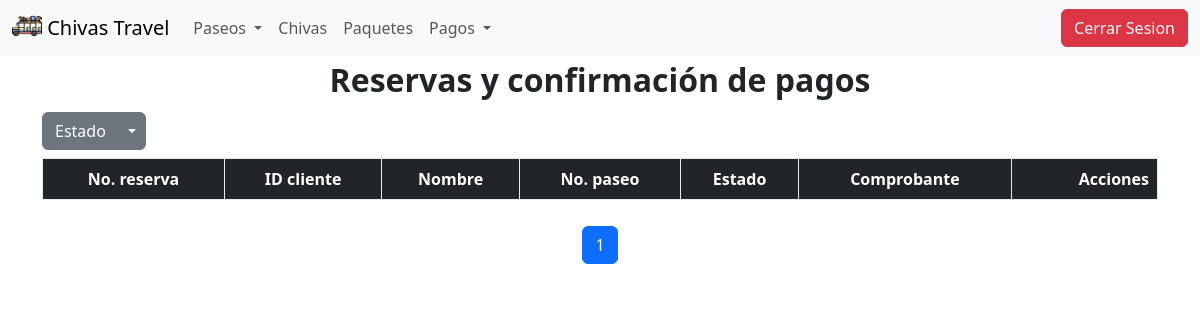
The app's page /paseos/pagosAdmin/, older data.
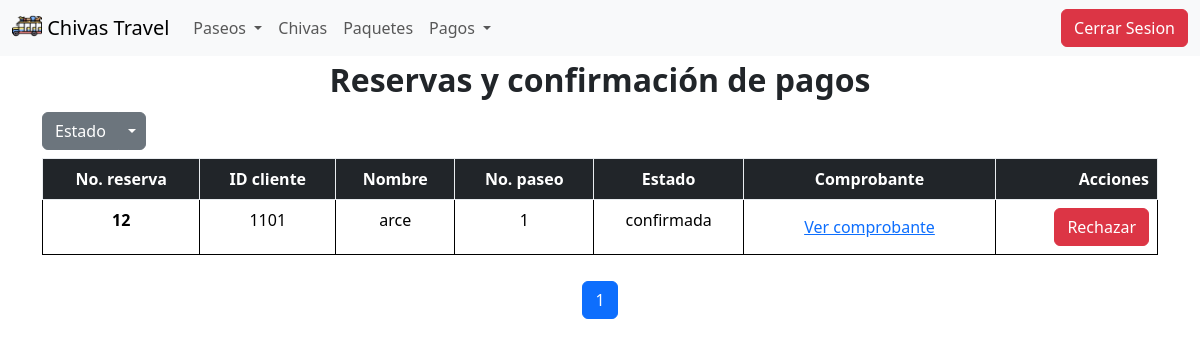
The same page, newer data.
### paseos/models.py (models this page shows)
class Reserva(models.Model):
    paseo = models.ForeignKey(Paseo, on_delete=models.CASCADE)
    estado = models.CharField(max_length=100)
    fechaCreacion = models.DateField()
    valor = models.IntegerField()
    paquete = models.ForeignKey(Paquete, on_delete=models.CASCADE)
    comprobantePago = models.CharField(max_length=200000, default='none')
    persona = models.ForeignKey(Cliente, on_delete=models.CASCADE)

class Cliente(models.Model):
    nombre = models.CharField(max_length=100)
    id = models.IntegerField(primary_key=True)
    celular = models.IntegerField()
    correo = models.EmailField()
    edad = models.IntegerField()
    cuentaBancaria = models.ForeignKey(CuentaBancaria, on_delete=models.CASCADE)

class Paseo(models.Model):
    imagen = models.CharField(max_length=500000, default='default_value')
    origen = models.CharField(max_length=100)
    destino = models.CharField(max_length=100)
    descripcion = models.CharField(max_length=300)
    fecha = models.DateField()
    hora = models.TimeField()
    chiva = models.ForeignKey(Chiva, on_delete=models.CASCADE)
    esquemaCobro = models.ForeignKey(EsquemaCobro, on_delete=models.CASCADE)
    disponibilidad = models.IntegerField()

### paseos/views.py (the view, shortened to what this page needs)
# urls.py: path('pagosAdmin/', views.pagosAdmin, name='pagosAdmin' ),
def pagosAdmin(request):
    pendientes = Reserva.objects.filter(estado="pendientePago")
    confirmadas = Reserva.objects.filter(estado="confirmada")
    lista = request.GET.get('lista', 'confirmadas')
    if lista == 'pendientes':
        listaReservas = pendientes
    else:
        listaReservas = confirmadas
    paginator = Paginator(listaReservas, 10)
    pageNumber = request.GET.get('page')
    objsReserva = paginator.get_page(pageNumber)
    return render(request, 'pagosAdmin.html', {'listaReservas' : objsReserva,
                                               'lista' : lista})

### paseos/templates/pagosAdmin.html (shortened to what this page needs)
<!DOCTYPE html>
<html lang="en">
<head>
    {% load static %}
    <link rel="stylesheet" href="{% static '/styles.css' %}">
    <link href="{% static '/stylesApp.css' %}" rel="stylesheet">
</head>
<body>
    <header>
        {% include 'navbarAdmin.html' %}
        <p class="fs-2 fw-bold text-center m-0">Reservas y confirmación de pagos</p>
    </header>
    <main class="pagosMain">
        <div id="squereMain" class="container">
            <div class="btn-group mt-2 mb-2">
                <button type="button" class="btn btn-secondary">Estado</button>
                <button type="button" class="btn btn-secondary dropdown-toggle dropdown-toggle-split" data-bs-toggle="dropdown" aria-expanded="false">
                </button>
            </div>
            <table class="table table-bordered border-black">
                <thead>
                  <tr class="table-dark table-bordered border-light-subtle">
                    <th scope="col" class="text-center">No. reserva</th>
                    <th scope="col" class="text-center">ID cliente</th>
                    <th scope="col" class="text-center">Nombre</th>
                    <th scope="col" class="text-center">No. paseo</th>
                    <th scope="col" class="text-center">Estado</th>
                    <th scope="col" class="text-center">Comprobante</th>
                    <th scope="col" class="text-end">Acciones</th>
                  </tr>
                </thead>
                <tbody>
                {% for reserva in listaReservas %}
                  <tr>
                    <th scope="row" class="text-center">{{reserva.id}}</th>
                    <td class="text-center">{{reserva.persona.id}}</td>
                    <td class="text-center">{{reserva.persona.nombre}}</td>
                    <td class="text-center">{{reserva.paseo.id}}</td>
                    <td class="text-center">{{reserva.estado}}</td>
                    <td class="text-center">
                        {% if reserva.comprobantePago == 'none' %}
                            Comprobante pendiente
                        {% else %}
                            <button type="button" class="btn btn-link" data-bs-toggle="modal" data-bs-target="#pagosModal{{ reserva.persona.id }}">
                                Ver comprobante
                            </button>
                        {% endif %}
                    </td>
                    <td class="text-end">
                        <form method="post" action=''>
                            <button type="submit" name="action" value="rechazar" class="btn btn-danger">Rechazar</button>
                        </form>
                    </td>
                  </tr>
                {% endfor %}
                </tbody>
            </table>
        </div>
        <div class="pagination-wrapper">
            <nav aria-label="Page navigation">
                <ul class="pagination justify-content-center custom-cursor">
                    {% for num in listaReservas.paginator.page_range %}
                        {% if listaReservas.number == num %}
                            <li class="page-item active"><span class="page-link">{{ num }}</span></li>
                        {% elif num > listaReservas.number|add:'-3' and num < listaReservas.number|add:'3' %}
                            <li class="page-item"><a class="page-link" href="?lista={{ lista }}&page={{ num }}">{{ num }}</a></li>
                        {% endif %}
                    {% endfor %}
                </ul>
            </nav>
        </div>
    </main>
</body>
</html>

### paseos/templates/navbarAdmin.html (shortened to what this page needs)
<nav class="navbar navbar-expand-lg bg-body-tertiary bg-primary" data-bs-theme="blue">
    <div class="container-fluid">
      <a class="navbar-brand">
        <img src="/static/images/chiva.png" alt="Logo" width="30" height="24" class="d-inline-block align-text-top">
      Chivas Travel</a>
      <div class="collapse navbar-collapse" id="navbarSupportedContent">
        <ul class="navbar-nav me-auto mb-2 mb-lg-0">
          <li class="nav-item dropdown">
            <a class="nav-link dropdown-toggle" href="#" role="button" data-bs-toggle="dropdown" aria-expanded="false">
              Paseos
            </a>
          </li>
          <li class="nav-item">
            <a class="nav-link" href="{% url 'chivas' %}">Chivas</a>
          </li>
          <li class="nav-item">
            <a class="nav-link" href="{% url 'paquetes' %}">Paquetes</a>
          </li>
          <li class="nav-item dropdown">
            <a class="nav-link dropdown-toggle" href="#" role="button" data-bs-toggle="dropdown" aria-expanded="false">
              Pagos
            </a>
          </li>
        </ul>
        <button type="button" class="btn btn-danger">Cerrar Sesion</button>
      </div>
    </div>
  </nav>

### static/stylesApp.css (style rules this page uses)
body, html { height: 100%; margin: 0; }
.pagosMain { height: 90%; width: 100%; display: flex; flex-direction: column; align-items: center; }
.pagination-wrapper { width: 100%; display: flex; justify-content: center; margin-top: 10px; }
.custom-cursor { cursor: pointer; }

Row changes from the older to the newer data that the page shows:
added Reserva: id "12", persona.id "1101", persona.nombre "arce", paseo.id "1", estado "confirmada"
